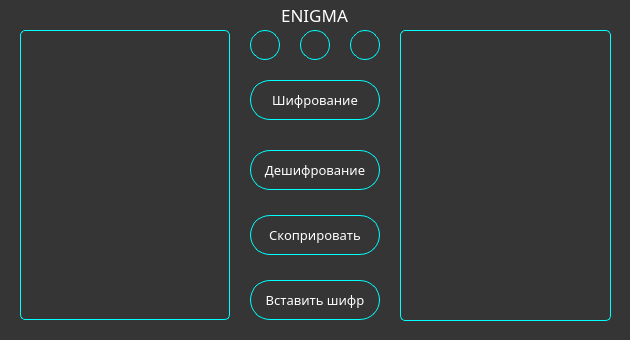
<?xml version="1.0" encoding="UTF-8"?>
<ui version="4.0">
 <class>Dialog</class>
 <widget class="QDialog" name="Dialog">
  <property name="geometry">
   <rect>
    <x>0</x>
    <y>0</y>
    <width>630</width>
    <height>340</height>
   </rect>
  </property>
  <property name="minimumSize">
   <size>
    <width>630</width>
    <height>330</height>
   </size>
  </property>
  <property name="maximumSize">
   <size>
    <width>630</width>
    <height>340</height>
   </size>
  </property>
  <property name="windowTitle">
   <string>Enigma</string>
  </property>
  <property name="windowOpacity">
   <double>1.000000000000000</double>
  </property>
  <property name="accessibleName">
   <string/>
  </property>
  <property name="styleSheet">
   <string notr="true">font-family: Montserrat;
background-color: #353535; 
font-size: 13px;</string>
  </property>
  <property name="sizeGripEnabled">
   <bool>false</bool>
  </property>
  <property name="modal">
   <bool>false</bool>
  </property>
  <widget class="QPushButton" name="pushButton">
   <property name="geometry">
    <rect>
     <x>250</x>
     <y>80</y>
     <width>130</width>
     <height>40</height>
    </rect>
   </property>
   <property name="styleSheet">
    <string notr="true">background: #353535;
border: 1px solid #00FFFF;
box-sizing: border-box;
border-radius: 20px;
color: white;
font-size: 10pt;
</string>
   </property>
   <property name="text">
    <string>Шифрование</string>
   </property>
  </widget>
  <widget class="QLineEdit" name="lineEdit_2">
   <property name="geometry">
    <rect>
     <x>250</x>
     <y>30</y>
     <width>30</width>
     <height>30</height>
    </rect>
   </property>
   <property name="styleSheet">
    <string notr="true">background: #353535;
border: 1px solid #00FFFF;
box-sizing: border-box;
border-radius: 15px;
color: white;
</string>
   </property>
   <property name="inputMask">
    <string notr="true"/>
   </property>
   <property name="alignment">
    <set>Qt::AlignCenter</set>
   </property>
  </widget>
  <widget class="QLineEdit" name="lineEdit_4">
   <property name="geometry">
    <rect>
     <x>300</x>
     <y>30</y>
     <width>30</width>
     <height>30</height>
    </rect>
   </property>
   <property name="styleSheet">
    <string notr="true">background: #353535;
border: 1px solid #00FFFF;
box-sizing: border-box;
border-radius: 15px;
color: white;
</string>
   </property>
   <property name="alignment">
    <set>Qt::AlignCenter</set>
   </property>
  </widget>
  <widget class="QLineEdit" name="lineEdit_5">
   <property name="geometry">
    <rect>
     <x>350</x>
     <y>30</y>
     <width>30</width>
     <height>30</height>
    </rect>
   </property>
   <property name="styleSheet">
    <string notr="true">background: #353535;
border: 1px solid #00FFFF;
box-sizing: border-box;
border-radius: 15px;
color: white;
</string>
   </property>
   <property name="alignment">
    <set>Qt::AlignCenter</set>
   </property>
  </widget>
  <widget class="QPushButton" name="pushButton_2">
   <property name="geometry">
    <rect>
     <x>250</x>
     <y>150</y>
     <width>130</width>
     <height>40</height>
    </rect>
   </property>
   <property name="font">
    <font>
     <family>Montserrat</family>
     <pointsize>10</pointsize>
    </font>
   </property>
   <property name="styleSheet">
    <string notr="true">background: #353535;
border: 1px solid #00FFFF;
box-sizing: border-box;
border-radius: 20px;
color: white;
font-size: 10pt;
</string>
   </property>
   <property name="text">
    <string>Дешифрование</string>
   </property>
  </widget>
  <widget class="QPushButton" name="pushButton_3">
   <property name="geometry">
    <rect>
     <x>250</x>
     <y>215</y>
     <width>130</width>
     <height>40</height>
    </rect>
   </property>
   <property name="styleSheet">
    <string notr="true">background: #353535;
border: 1px solid #00FFFF;
box-sizing: border-box;
border-radius: 20px;
color: white;
font-size: 10pt;
</string>
   </property>
   <property name="text">
    <string>Скоприровать</string>
   </property>
  </widget>
  <widget class="QTextEdit" name="textEdit">
   <property name="geometry">
    <rect>
     <x>20</x>
     <y>30</y>
     <width>210</width>
     <height>290</height>
    </rect>
   </property>
   <property name="styleSheet">
    <string notr="true">background-color: #353535;
border: 1px solid #00FFFF;
box-sizing: border-box;
border-radius: 5px;
color: white;
</string>
   </property>
   <property name="frameShape">
    <enum>QFrame::Panel</enum>
   </property>
   <property name="frameShadow">
    <enum>QFrame::Sunken</enum>
   </property>
  </widget>
  <widget class="QTextEdit" name="textEdit_2">
   <property name="geometry">
    <rect>
     <x>400</x>
     <y>30</y>
     <width>211</width>
     <height>291</height>
    </rect>
   </property>
   <property name="styleSheet">
    <string notr="true">background-color: #353535;
border: 1px solid #00FFFF;
box-sizing: border-box;
border-radius: 5px;
color: white;</string>
   </property>
  </widget>
  <widget class="QPushButton" name="pushButton_4">
   <property name="geometry">
    <rect>
     <x>250</x>
     <y>280</y>
     <width>130</width>
     <height>40</height>
    </rect>
   </property>
   <property name="styleSheet">
    <string notr="true">background: #353535;
border: 1px solid #00FFFF;
box-sizing: border-box;
border-radius: 20px;
color: white;
font-size: 10pt;
</string>
   </property>
   <property name="text">
    <string>Вставить шифр</string>
   </property>
  </widget>
  <widget class="QLabel" name="label">
   <property name="geometry">
    <rect>
     <x>279</x>
     <y>4</y>
     <width>71</width>
     <height>21</height>
    </rect>
   </property>
   <property name="styleSheet">
    <string notr="true">color: white;
font-size: 17px;</string>
   </property>
   <property name="text">
    <string>ENIGMA</string>
   </property>
   <property name="alignment">
    <set>Qt::AlignCenter</set>
   </property>
  </widget>
 </widget>
 <resources/>
 <connections/>
</ui>
